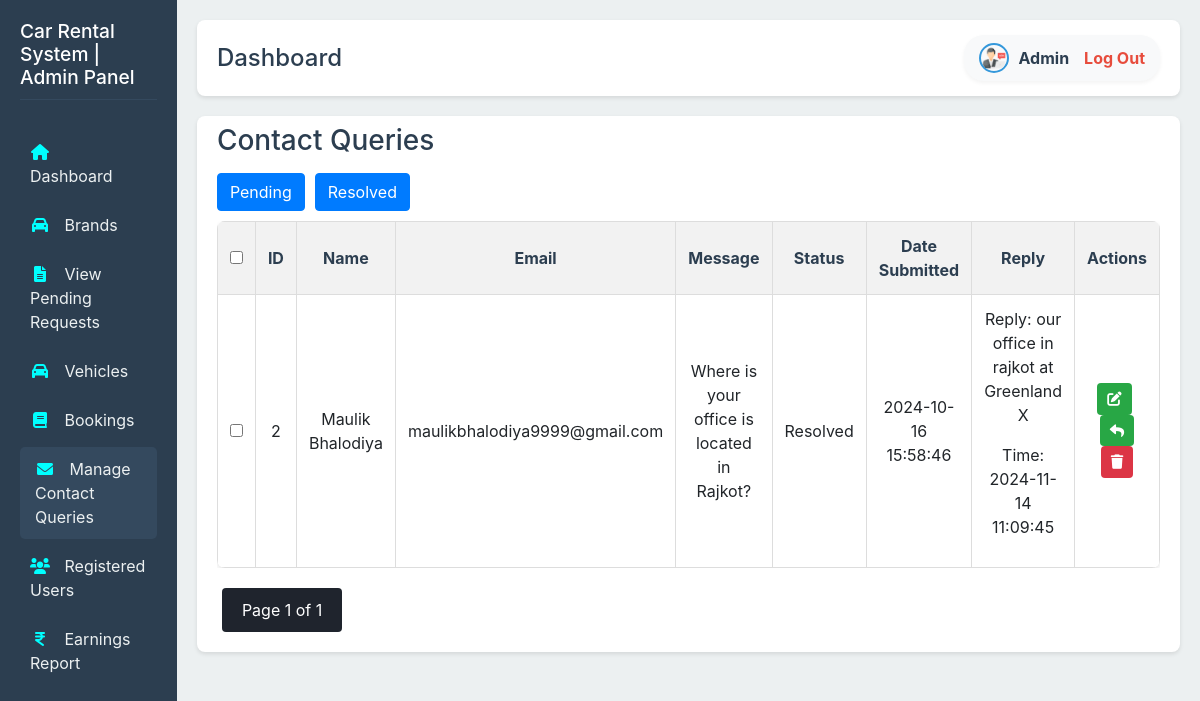
The page /admin/manage-contact-queries.php (signed in) on the database its author committed.
### tables this page shows
CREATE TABLE `contact_queries` (
  `id` int(11) NOT NULL,
  `user_id` int(11) NOT NULL,
  `name` varchar(30) NOT NULL,
  `email` varchar(50) NOT NULL,
  `subject` varchar(80) NOT NULL,
  `message` text NOT NULL,
  `submitted_at` timestamp NOT NULL DEFAULT current_timestamp(),
  `status` enum('Pending','Resolved') NOT NULL DEFAULT 'Pending',
  `reply` text DEFAULT NULL,
  `reply_timestamp` datetime DEFAULT NULL
);

### admin/manage-contact-queries.php (the view, shortened to what this page needs)
<?php
require('db_connection.php');
$limit = 10;
$page = isset($_GET['page']) ? (int)$_GET['page'] : 1;
$filter = isset($_GET['filter']) ? $_GET['filter'] : 'all';
$filterQuery = "";
$countQuery = "SELECT COUNT(*) AS total FROM contact_queries $filterQuery";
$countResult = $conn->query($countQuery);
$totalRows = $countResult->fetch_assoc()['total'];
$totalPages = ceil($totalRows / $limit);
$queriesQuery = "SELECT id, name, email, message, status, submitted_at AS date_submitted, reply, reply_timestamp FROM contact_queries $filterQuery ORDER BY date_submitted DESC";
$queriesResult = $conn->query($queriesQuery);
?>
<!DOCTYPE html>
<html lang="en">
<head>
    <link rel="stylesheet" href="admin-style.css">
    <link rel="stylesheet" href="manage-contact-queries.css">
    <link rel="stylesheet" href="https://stackpath.bootstrapcdn.com/bootstrap/4.5.2/css/bootstrap.min.css">
    <link rel="stylesheet" href="https://cdnjs.cloudflare.com/ajax/libs/font-awesome/6.0.0-beta3/css/all.min.css">
</head>
<body>
<?php require('navbar.php'); ?>
<div class="manage-contact-queries">
    <h3>Contact Queries</h3>
    <div class="button-group">
        <a href="?filter=pending" class="<?php echo $filter === 'pending' ? 'active' : ''; ?> btn btn-primary">Pending</a>
        <a href="?filter=resolved" class="<?php echo $filter === 'resolved' ? 'active' : ''; ?> btn btn-primary">Resolved</a>
    </div>
    <div class="table-container">
        <table>
            <thead>
                <tr>
                    <th><input type="checkbox" onclick="selectAll(this)"></th>
                    <th>ID</th>
                    <th>Name</th>
                    <th>Email</th>
                    <th>Message</th>
                    <th>Status</th>
                    <th>Date Submitted</th>
                    <th>Reply</th>
                    <th>Actions</th>
                </tr>
            </thead>
            <tbody>
                <?php if ($queriesResult->num_rows > 0): ?>
                    <?php while($query = $queriesResult->fetch_assoc()): ?>
                        <tr>
                            <td><input type="checkbox" name="selected_queries[]" value="<?php echo htmlspecialchars($query['id']); ?>" onclick="toggleDeleteButton()"></td>
                            <td><?php echo htmlspecialchars($query['id']); ?></td>
                            <td><?php echo htmlspecialchars($query['name']); ?></td>
                            <td><?php echo htmlspecialchars($query['email']); ?></td>
                            <td><?php echo htmlspecialchars($query['message']); ?></td>
                            <td><?php echo htmlspecialchars($query['status']); ?></td>
                            <td><?php echo htmlspecialchars($query['date_submitted']); ?></td>
                            <td>
                                <?php if (!empty($query['reply'])): ?>
                                    <p>Reply: <?php echo htmlspecialchars($query['reply']); ?></p>
                                    <p>Time: <?php echo htmlspecialchars($query['reply_timestamp']); ?></p>
                                <?php endif; ?>
                            </td>
                            <td>
                                <button onclick="toggleAction(<?php echo $query['id']; ?>, 'update')" class="edit-btn"><i class="fas fa-edit"></i></button>
                                <button onclick="toggleAction(<?php echo $query['id']; ?>, 'reply')" class="reply-btn"><i class="fas fa-reply"></i></button>
                                <form action="manage-contact-queries.php" method="POST" style="display:inline;">
                                    <button type="submit" name="delete_query" class="btn btn-danger"><i class="fas fa-trash"></i> </button>
                                </form>
                            </td>
                        </tr>
                    <?php endwhile; ?>
                <?php else: ?>
                    <tr>
                        <td colspan="9">No contact queries found.</td>
                    </tr>
                <?php endif; ?>
            </tbody>
        </table>
    </div>
  <div class="pagination">
            <span class="current-page">Page <?php echo $page; ?> of <?php echo $totalPages; ?></span>
        </div>
        </div>
</body>
</html>

### admin/admin-style.css (style rules this page uses)
body { font-family: 'Segoe UI', Tahoma, Geneva, Verdana, sans-serif; margin: 0; padding: 0; display: flex; background-color: #f0f4f8; }
.manage-brands ,.manage-contact-queries { background-color: #ffffff; padding: 20px; padding-top: 8px; border-radius: 8px; box-shadow: 0 2px 4px rgba(0, 0, 0, 0.1); }
.table-container { overflow-x: auto; margin-top: 0.1rem; }
.edit-btn, .delete-btn { display: inline-block; padding: 5px 10px; margin-right: 5px; border-radius: 4px; color: white; text-decoration: none; transition: background-color 0.3s ease; }
.edit-btn { background-color: #2ecc71; }
.pagination { margin-top: 20px; text-align: center; }
.pagination a, .pagination span { display: inline-block; padding: 10px 20px; margin: 0 5px; border-radius: 4px; text-decoration: none; color: #fff; background-color: #3498db; transition: background-color 0.3 ease; }
.pagination .current-page { background-color: #1f242d; }

### admin/manage-contact-queries.css (style rules this page uses)
.button-group { display: flex; align-items: center; }
.button-group .btn, .button-group .delete-btn { margin-right: 10px; }
.manage-contact-queries h3 { color: #2c3e50; margin-bottom: 15px; }
.manage-contact-queries .table-container { overflow-x: auto; margin-top: 10px; }
.manage-contact-queries .table-container table { width: 100%; border-collapse: collapse; background-color: white; border-radius: 8px; overflow: hidden; box-shadow: 0 2px 4px rgba(0, 0, 0, 0.1); }
.table-container th, .table-container td { border: 1px solid #ddd; padding: 12px; text-align: center; }
.table-container th { background-color: #f2f2f2; color: #2c3e50; font-weight: bold; }
.table-container .edit-btn, .reply-btn { background-color: #28a745; }
.table-container button { padding: 5px 10px; color: white; border: none; border-radius: 4px; cursor: pointer; transition: background-color 0.3s ease; font-size: 0.9rem; }

### rows shown on the page
contact_queries: id "2", name "Maulik Bhalodiya", email "maulikbhalodiya9999@gmail.com", message "Where is your office is located in Rajkot?", status "Resolved", submitted_at "2024-10-16 15:58:46", reply "our office in rajkot at Greenland X", reply_timestamp "2024-11-14 11:09:45"

### other values the page prints
$page "1"
$totalPages "1"
